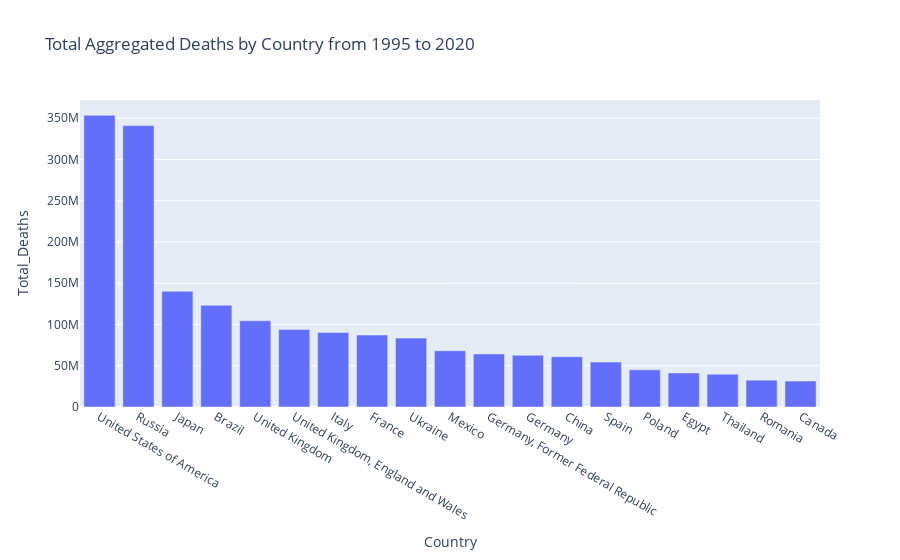

Source (notebook cell):
### Markdown cell above
# Total Aggregated Deaths by Country from 1995 to 2020 [Russia Merged]

### Code cell
fig = px.bar(deaths_grouped_RU,x=deaths_grouped_RU['Country'],y=deaths_grouped_RU['Total_Deaths'],title="Total Aggregated Deaths by Country from 1995 to 2020")
fig.update_traces(texttemplate='%{text:.4s}', textposition='outside')
fig.update_layout(uniformtext_minsize=10, uniformtext_mode='hide')

fig.show()

### Figure 1 — Plotly figure (JSON) as saved in the notebook; plotly's stock layout.template omitted (floating-point values rounded to 4 significant figures)
{"data": [{"alignmentgroup": "True", "hovertemplate": "Country=%{x}<br>Total_Deaths=%{y}<extra></extra>", "legendgroup": "", "marker": {"color": "#636efa", "pattern": {"shape": ""}}, "name": "", "offsetgroup": "", "orientation": "v", "showlegend": false, "textposition": "outside", "texttemplate": "%{text:.4s}", "type": "bar", "x": ["United States of America", "Russia", "Japan", "Brazil", "United Kingdom", "United Kingdom, England and Wales", "Italy", "France", "Ukraine", "Mexico", "Germany, Former Federal Republic", "Germany", "China", "Spain", "Poland", "Egypt", "Thailand", "Romania", "Canada"], "xaxis": "x", "y": [353413616, 340976070, 140261484, 123306019, 104489404, 93869081, 90188454, 87232829, 83472787, 68170399, 64311700, 62595994, 60861376, 54446428, 45021394, 41252414, 39717667, 32531264, 31358857], "yaxis": "y"}], "layout": {"barmode": "relative", "legend": {"tracegroupgap": 0}, "title": {"text": "Total Aggregated Deaths by Country from 1995 to 2020"}, "uniformtext": {"minsize": 10, "mode": "hide"}, "xaxis": {"anchor": "y", "domain": [0, 1], "title": {"text": "Country"}}, "yaxis": {"anchor": "x", "domain": [0, 1], "title": {"text": "Total_Deaths"}}}}
